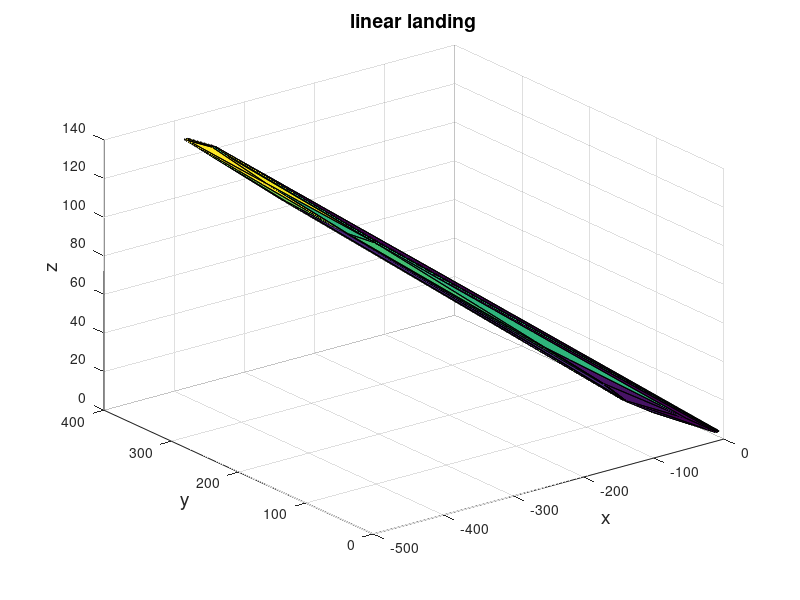

The MATLAB script that drew this image:

%straight line
%fileID = fopen('datasets/linear/train/train.txt','w');
%fileID = fopen('datasets/linear/val/val.txt','w');
%fileID = fopen('datasets/linear/vis/vis.txt','w');
%fileID = fopen('train.txt','w');
%fileID = fopen('val.txt','w');
% fileID = fopen('testgt.txt','w');
% fileID = fopen('testdisrupt.txt','w');
% fileID = fopen('testmusk.txt','w');
% fileID = fopen('testpointmusk.txt','w');
mvx = 25; %max horizontal speed
mvy = 25; %max horizontal speed
mvz = 9;  %max descend speed
point = [];
point1 = [];
point2 = [];
point4 = [];
point4 = [];
point5 = [];
point6 = [];
point7 = [];
point8 = [];
point9 = [];
poingt10 = [];
for i = 1 : 1 %trajectory number
    if mod(i,4) == 0
    state = [400 + 200*(rand()-0.5) , 400 + 200*(rand()-0.5), 140 + 15*(rand()-0.5)];
    elseif mod(i,4) == 1
    state = [-400 + 200*(rand()-0.5) , 400 + 200*(rand()-0.5), 140 + 15*(rand()-0.5)];
    elseif mod(i,4) == 2
    state = [400 + 200*(rand()-0.5) , -400 + 200*(rand()-0.5), 140 + 15*(rand()-0.5)];
    elseif mod(i,4)==3
    state = [-400 + 200*(rand()-0.5) , -400 + 200*(rand()-0.5), 140 + 15*(rand()-0.5)];
    end
    destination = [0, 0, 0];
    first = 1;        

    for t = 1 : 20
        vb = (destination - state)/(21 - t);
        if mod(i,4) == 0
        xv = max(-mvx , vb(1) + 15 * (rand() - 0.5));
        yv = max(-mvy, vb(2) + 15*(rand() - 0.5));
        elseif mod(i,4) == 1
        xv = min(mvx , vb(1) + 15 * (rand() - 0.5));
        yv = max(-mvy, vb(2) + 15*(rand() - 0.5));
        elseif mod(i,4) == 2
        xv = max(-mvx , vb(1) + 15 * (rand() - 0.5));
        yv = min(mvy, vb(2) + 15*(rand() - 0.5));
        elseif mod(i,4)==3
        xv = min(mvx , vb(1) + 15 * (rand() - 0.5));
        yv = min(mvy, vb(2) + 15*(rand() - 0.5));
        end

        zv = max(-mvz, vb(3) + 15*(rand() - 0.5));

        state(1) = state(1) + xv;
        state(2) = state(2) + yv;
        state(3) = max(state(3) + zv,0); % bound z above zero
        if first == 1
            h = 'new';
            first = 0;
        elseif t <= 10
            h = 'past';
        else
            h = 'future';
        end
        
        historyx(t) = state(1);
        historyy(t) = state(2);
        historyz(t) = state(3);
    end
    %disrupt
    for d = 1:100
        for t = 1:20
            if t == 1
                h = 'new';
            elseif t <= 10
                h = 'past';
            else
                h = 'future';
            end
           newhistoryx = historyx(t);
           newhistoryy = historyy(t);
           newhistoryz = historyz(t);
           dt = 0.2 * (rand() - 0.5);
           dx = 5*(rand()-0.5);
           dy = 5*(rand()-0.5);
           dz = 0.5*(rand()-0.5);
           newhistoryx = newhistoryx + dx;
           newhistoryy = newhistoryy + dy;
           newhistoryz = newhistoryz + dz;
           point = [point;[newhistoryx, newhistoryy, newhistoryz]];
        end

    end

% 
%     figure(1)
%     scatter3(historyx, historyy, historyz)
%     plot3(historyx, historyy, historyz, 'o-')
%     title('linear landing', 'FontSize', 14)
%     xlabel('x', 'FontSize', 14)
%     ylabel('y', 'FontSize', 14)
%     zlabel('z', 'FontSize', 14)
%     hold on
end
%str = sprintf('linear%d.png', i);
%print(gcf,str,'-dpng','-r900'); 

K = convhulln(point);
vertices = point;
faces = K;
trisurf(faces, vertices(:,1), vertices(:,2), vertices(:,3));
hold on
% Compute the convex hull using the convhulln function
point1 = point(1:20:end,:);
% Generate a mesh using the vertices and faces of the convex hull
K = convhulln(point1);
vertices = point1;
faces = K;
trisurf(faces, vertices(:,1), vertices(:,2), vertices(:,3));
title('linear landing', 'FontSize', 14)
xlabel('x', 'FontSize', 14)
ylabel('y', 'FontSize', 14)
zlabel('z', 'FontSize', 14)
point2 = point(2:20:end,:);
% Generate a mesh using the vertices and faces of the convex hull
K = convhulln(point2);
vertices = point2;
faces = K;
trisurf(faces, vertices(:,1), vertices(:,2), vertices(:,3));
point3 = point(3:20:end,:);
% Generate a mesh using the vertices and faces of the convex hull
K = convhulln(point3);
vertices = point3;
faces = K;
trisurf(faces, vertices(:,1), vertices(:,2), vertices(:,3));
point4 = point(4:20:end,:);
% Generate a mesh using the vertices and faces of the convex hull
K = convhulln(point4);
vertices = point4;
faces = K;
trisurf(faces, vertices(:,1), vertices(:,2), vertices(:,3));
point5 = point(5:20:end,:);
% Generate a mesh using the vertices and faces of the convex hull
K = convhulln(point5);
vertices = point5;
faces = K;
trisurf(faces, vertices(:,1), vertices(:,2), vertices(:,3));
point6 = point(6:20:end,:);
% Generate a mesh using the vertices and faces of the convex hull
K = convhulln(point6);
vertices = point6;
faces = K;
trisurf(faces, vertices(:,1), vertices(:,2), vertices(:,3));

point7 = point(7:20:end,:);
% Generate a mesh using the vertices and faces of the convex hull
K = convhulln(point7);
vertices = point7;
faces = K;
trisurf(faces, vertices(:,1), vertices(:,2), vertices(:,3));


point8 = point(8:20:end,:);
% Generate a mesh using the vertices and faces of the convex hull
K = convhulln(point8);
vertices = point8;
faces = K;
trisurf(faces, vertices(:,1), vertices(:,2), vertices(:,3));


point9 = point(9:20:end,:);
% Generate a mesh using the vertices and faces of the convex hull
K = convhulln(point9);
vertices = point9;
faces = K;
trisurf(faces, vertices(:,1), vertices(:,2), vertices(:,3));

point10 = point(10:20:end,:);
% Generate a mesh using the vertices and faces of the convex hull
K = convhulln(point10);
vertices = point10;
faces = K;
trisurf(faces, vertices(:,1), vertices(:,2), vertices(:,3));

